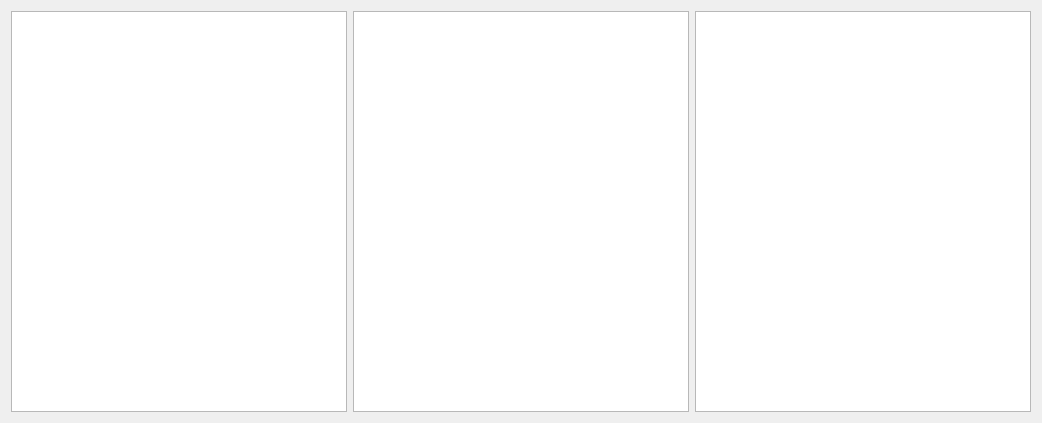
<?xml version="1.0" encoding="UTF-8"?>
<ui version="4.0">
 <class>Widget</class>
 <widget class="QWidget" name="Widget">
  <property name="geometry">
   <rect>
    <x>0</x>
    <y>0</y>
    <width>1042</width>
    <height>423</height>
   </rect>
  </property>
  <property name="windowTitle">
   <string>Drag and Drop in Custom Models</string>
  </property>
  <layout class="QHBoxLayout" name="horizontalLayout">
   <item>
    <widget class="QListView" name="listView"/>
   </item>
   <item>
    <widget class="QTableView" name="tableView"/>
   </item>
   <item>
    <widget class="QTreeView" name="treeView"/>
   </item>
  </layout>
 </widget>
 <resources/>
 <connections/>
</ui>
